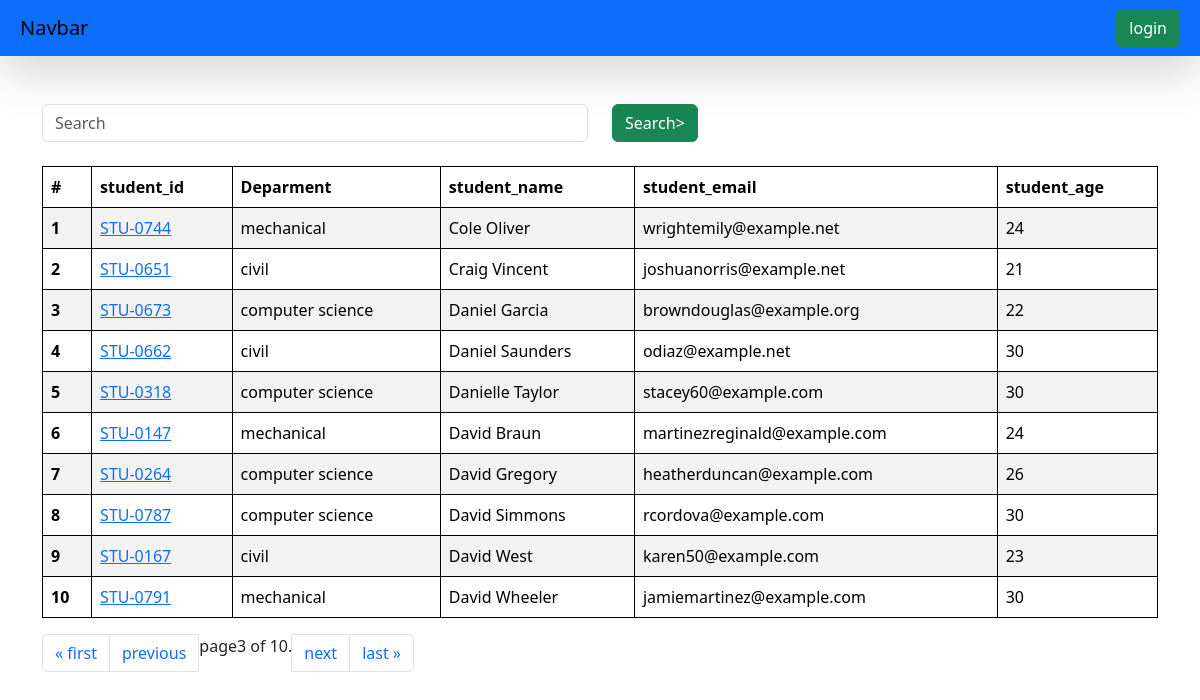
Screenshot of /students/?page=3 with the database file from the repository.
### vege/models.py (models this page shows, shortened)
class Student(models.Model):
    department = models.ForeignKey(Department , related_name="depart" ,on_delete=models.CASCADE)
    student_id = models.OneToOneField(StudentID , related_name="studentid",on_delete=models.CASCADE)
    student_name = models.CharField(max_length=100)
    student_email =models.EmailField(unique=True)
    student_age = models.IntegerField(default=18)
    student_address = models.TextField()
    class Meta:
        ordering = ['student_name']
        verbose_name = "student"

class StudentID(models.Model):
    student_id = models.CharField(max_length=100)
    def __str__(self)->str:
        return self.student_id

class Department(models.Model):
    department = models.CharField(max_length=100)
    class Meta:
        ordering = ['department']

### vege/views.py (the view, shortened to what this page needs)
# urls.py: path('students/',get_students , name="get_students"),
def get_students(request):
    queryset = Student.objects.all()
    ranks = Student.objects.annotate(marks = Sum('studentmarks__marks')).order_by('-marks' , '-student_age')
    paginator = Paginator(queryset, 10)  # show 25 contacts per page.
    page_number = request.GET.get("page" , 1)
    page_obj = paginator.get_page(page_number)
    print(page_obj)
    return render(request , 'report/students.html',{'queryset':page_obj})

### vege/templates/report/students.html
{% extends "base.html" %}
{% block start %}
<div class="container mt-5">
    <form class="mb-4">
    <div class="row">
        <div class="col-md-6">
            <input class="form-control" name="search" placeholder="Search">
        </div>
        <div class="col-md-6">
            <button class="btn btn-success">Search></button>
        </div>
    </div>
    </form>
    <table class="table table-striped">
        <thead>
            <tr>
                <th scope="col">#</th>
                <th scope="col">student_id</th>
                <th scope="col">Deparment</th>
                <th scope="col">student_name</th>
                <th scope="col">student_email</th>
                <th scope="col">student_age</th>
            </tr>
        </thead>
        <tbody>
            {% for student in queryset %}
            <tr>
                <th scope="col">{{forloop.counter}}</th>
                <td>
                   <a href="{% url 'see_marks' student.student_id %}" >
                    {{student.student_id}}
                </a>
            </td>
                <td>{{student.department.department}}</td>
                <td>{{student.student_name}}</td>
                <td>{{student.student_email}}</td>
                <td>{{student.student_age}}</td>
            </tr>
            {% endfor %}
        </tbody>
    </table>
            <nav aria-label="Page navigation example">
                <ul class="pagination">
                    {% if queryset.has_previous %}
                    <li class="page-item"><a class="page-link" href="?page=1">&laquo; first</a></li>
                    <li class="page-item"><a class="page-link" href="?page={{ quertset.previous_page_number }}">previous</a></li>
                    {% endif %}
                    <span class="current">
                        page{{ queryset.number }} of {{ queryset.paginator.num_pages }}.
                    </span>
                    {% if queryset.has_next %}
                    <li class="page-item"><a class="page-link" href="?page={{ queryset.next_page_number }}">next</a></li>
                    <li class="page-item"><a class="page-link" href="?page={{ queryset.paginator.num_pages }}">last &raquo;</a></li>
                    {% endif %}
                </ul>
            </nav>
</div>
{% endblock %}

### home/templates/base.html (style rules this page uses)
table, th,td { border: 1px solid black; }

### rows the page displays
Student: student_id "STU-0744", department.department "mechanical", student_name "Cole Oliver", student_email "wrightemily@example.net", student_age "24"
Student: student_id "STU-0651", department.department "civil", student_name "Craig Vincent", student_email "joshuanorris@example.net", student_age "21"
Student: student_id "STU-0673", department.department "computer science", student_name "Daniel Garcia", student_email "browndouglas@example.org", student_age "22"
Student: student_id "STU-0662", department.department "civil", student_name "Daniel Saunders", student_email "odiaz@example.net", student_age "30"
Student: student_id "STU-0318", department.department "computer science", student_name "Danielle Taylor", student_email "stacey60@example.com", student_age "30"
Student: student_id "STU-0147", department.department "mechanical", student_name "David Braun", student_email "martinezreginald@example.com", student_age "24"
Student: student_id "STU-0264", department.department "computer science", student_name "David Gregory", student_email "heatherduncan@example.com", student_age "26"
Student: student_id "STU-0787", department.department "computer science", student_name "David Simmons", student_email "rcordova@example.com", student_age "30"
Student: student_id "STU-0167", department.department "civil", student_name "David West", student_email "karen50@example.com", student_age "23"
Student: student_id "STU-0791", department.department "mechanical", student_name "David Wheeler", student_email "jamiemartinez@example.com", student_age "30"

### other values shown
{{ queryset.number }} "3"
{{ queryset.paginator.num_pages }} "10"
